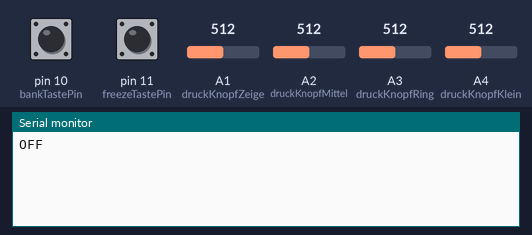
A sketch run on a simulated Teensy 4. On the bench: the last lines printed to the serial monitor. Inputs (shaded band) come from the test bench; at power-on: pin 10 (bankTastePin) HIGH, pin 11 (freezeTastePin) HIGH, A1 (druckKnopfZeige) = 512, A2 (druckKnopfMittel) = 512, A3 (druckKnopfRing) = 512, A4 (druckKnopfKlein) = 512.

Above: at 1.2 s.
1.3 s: pin 10 (bankTastePin) pulled LOW for 0.15 s
At 1.43 s:
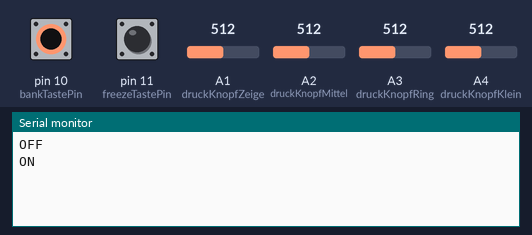
At 2.1 s:
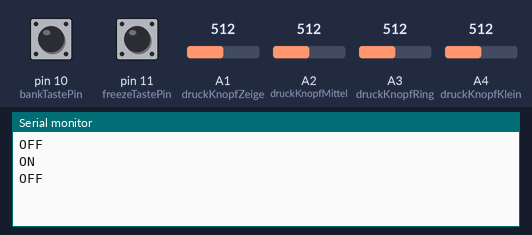

Measured:
- after the input at 1.3 s, the serial monitor: prints a new line at once (image 1)

The sketch:

TeensyScript.ino
```cpp
// to enable USB Midi you have to go to tools > Board: and select a Teensy board
// then in tools > USB Type: select "MIDI"
// the MIDI channel number to send messages

//Setup Button
int freezeTaste = LOW;
int freezeTasteAlt = LOW;
int freezeTastePin = 11;
bool freeze = false;

int bankTaste = LOW;
int bankTasteAlt = LOW;
int bankTastePin = 10;

//Setup FSR
int previousA0 = -1; // store previously sent values, to detect changes
int previousA1 = -1;
int previousA2 = -1;
int previousA3 = -1;
int druckKnopfZeige = 15;
int druckKnopfMittel = 16;
int druckKnopfRing = 17;
int druckKnopfKlein = 18;
int n0 = 0;
int n1 = 0;
int n2 = 0;
int n3 = 0;

void setup() {
  pinMode(freezeTastePin, INPUT_PULLUP);
  pinMode(bankTastePin, INPUT_PULLUP);
  Serial.begin(96000);

}

void loop() {
  freezeTaste = digitalRead(freezeTastePin);
  bankTaste = digitalRead(bankTastePin);

  //BankButton pressed
    if(bankTaste==LOW && bankTasteAlt == HIGH){
      usbMIDI.sendNoteOn(36, 0, 1); //36 = Note C1, Velocity 100
      Serial.println("ON");
    bankTasteAlt=bankTaste;
  }

  //BankButton Released
  if(bankTaste==HIGH && bankTasteAlt == LOW){
    usbMIDI.sendNoteOn(36, 100, 1); //36 = Note C1, Velocity 100
    Serial.println("OFF");
    bankTasteAlt=bankTaste;
  }

  //FreezeButton pressed
  if(freezeTaste==LOW && freezeTasteAlt == HIGH){

    if(!freeze){
      freeze=true;
    }else{
      freeze=false;
    }

    freezeTasteAlt=freezeTaste;
  }

  //FreezeButton Released
  if(freezeTaste==HIGH && freezeTasteAlt == LOW){
    freezeTasteAlt=freezeTaste;
  }

  if(!freeze){
    //analogVal = 0.99 * analogVal + 0.01 * analogRead(A0);
    n0 = analogRead(druckKnopfZeige)/8; //convert 10bit analog signal to 7 bit MIDI
    n1 = analogRead(druckKnopfMittel)/8;
    n2 = analogRead(druckKnopfRing)/8;
    n3 = analogRead(druckKnopfKlein)/8;
    // only transmit MIDI messages if analog input changed

    sendMidiData(20,n0,previousA0);
    sendMidiData(21,n1,previousA1);
    sendMidiData(22,n2,previousA2);
    sendMidiData(23,n3,previousA3);
  }

  // MIDI Controllers should discard incoming MIDI messages.
  // http://forum.pjrc.com/threads/24179-Teensy-3-Ableton-Analog-CC-causes-midi-crash
  while (usbMIDI.read()) {
    // ignore incoming messages
  }
}

void sPrint(int i){
  Serial.println(i);
}

void sendMidiData(int cc,int i, int a){
  if(i != a){
    usbMIDI.sendControlChange(cc,i,1); //(x,x,1) -> 1 ist der Channel, um variabeln zu sparen
    a = i;
  }
}
```
